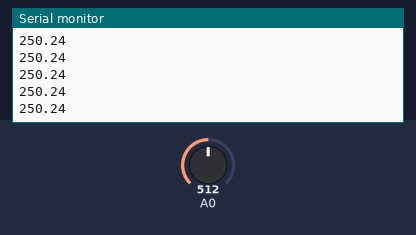
Bench run of a sketch on a simulated Arduino Uno, built with avr-gcc and run on an emulated ATmega328P. Parts: the last lines printed to the serial monitor. Inputs (shaded band) come from the test bench; at power-on: A0 = 512.

Above: at 1.2 s.
1.3 s: A0 set to 716
At 1.8 s:
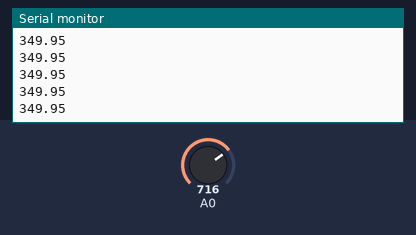
2.8 s: A0 set to 900
At 3.6 s:
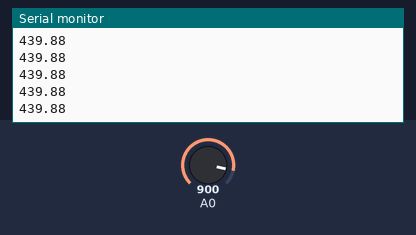
Timing chart, 0 to 5.8 s (numbered marks = the images above; inputs shaded):
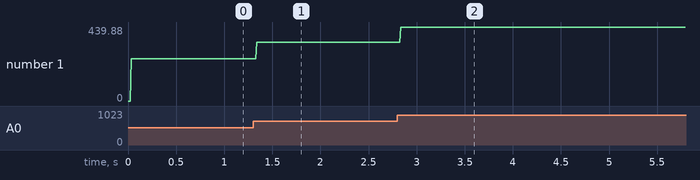

Measured:
- after the input at 1.3 s, the serial monitor: prints a new line at once (image 1)
- after the input at 2.8 s, the serial monitor: prints a new line at once (image 2)
- plotted number 1: 250.24 → 349.95 after the input at 1.3 s, 349.95 → 439.88 after the input at 2.8 s

The sketch:

burbuja_con_copia.ino
```cpp
float vec[7]={0.0,0.0,0.0,0.0,0.0,0.0,0.0}, copia[7]={0.0,0.0,0.0,0.0,0.0,0.0,0.0};
int i=0, j=0, ln=7;
float aux,c=0, r, temp;

void setup()
{
   pinMode(A0, INPUT);
   Serial.begin(9600);
}

void loop()
{
    c=analogRead(A0);
    c=c*(5.0/1023.0);
    temp=c/0.01;
  //Reacomodo
  for(i=6;i>=1;i--){
    vec[i]=vec[i-1];
  }
    vec[0]=temp;

 for(i=6;i>=0;i--){
    copia[i]=vec[i];
  }

    for(i=0; i<ln; i++)
    {
      for(j=0; j<(ln-1); j++)
      {
        if(copia[j]>copia[j+1])
        {
          aux=copia[j+1];
          copia[j+1]=copia[j];
          copia[j]=aux;
        }
      }
    }

    r=copia[3];
    //Serial.println(temp);
    Serial.println(r);
    delay(10);
}
```
